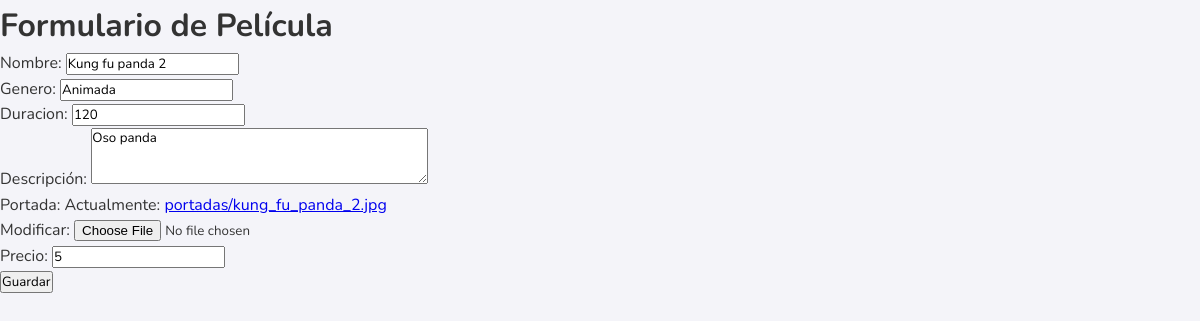
The app's page /pelicula/2/editar/, older data.
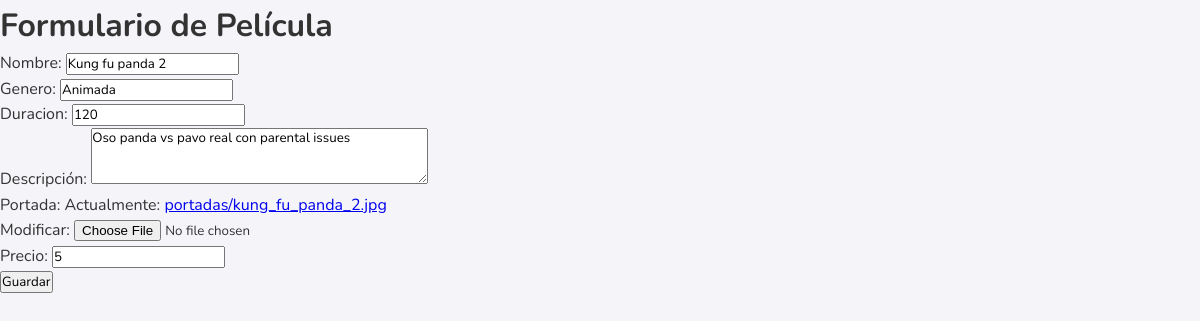
The same page, newer data.
### Registro/models.py (models this page shows, shortened)
class Pelicula(models.Model):
    nombre = models.CharField(max_length=100)
    genero = models.CharField(max_length=50)
    duracion = models.IntegerField()
    descripcion = models.TextField()
    portada = models.ImageField(upload_to="portadas/")
    precio = models.PositiveIntegerField(
        default=0, validators=[MinValueValidator(0), MaxValueValidator(999999)]
    )

### Registro/views.py (the view)
# urls.py: path("pelicula/<int:pk>/editar/", views.PeliculaUpdate.as_view(), name="pelicula_update"),
class PeliculaUpdate(UpdateView):
    model = Pelicula
    form_class = PeliculaForm
    template_name = "pelicula_form.html"
    success_url = reverse_lazy("pelicula_list")

### Registro/forms.py
class PeliculaForm(forms.ModelForm):
    class Meta:
        model = Pelicula
        fields = ["nombre", "genero", "duracion", "descripcion", "portada", "precio"]
        labels = {
            "descripcion": "Descripción",
        }
        widgets = {
            "descripcion": forms.Textarea(attrs={"class": "form-control", "rows": 3}),
        }
    def __init__(self, *args, **kwargs):
        super().__init__(*args, **kwargs)
        self.fields["descripcion"].widget.attrs.update(
            {
                "class": "form-control",
                "rows": 3,
                "id": "id_descripcion",
                "placeholder": "Ingrese la descripción aquí",  # Ejemplo de placeholder
            }
        )
        self.fields["descripcion"].label = "Descripción"
        self.fields["descripcion"].widget.attrs.update(
            {"class": "label-descripcion"}
        )  # Aplica la clase CSS al label

### templates/pelicula_form.html (shortened to what this page needs)
{% load static %}
<!DOCTYPE html>
<html lang="en">
  <head>
    <link href="{% static 'css/stylescrud.css' %}" rel="stylesheet">
  </head>
  <body>
    <h1>Formulario de Película</h1>
    <form method="post">
      {% csrf_token %} {{ form.as_p }}
      <button type="submit">Guardar</button>
    </form>
  </body>
</html>

Row changes from the older to the newer data that the page shows:
changed Pelicula "Kung fu panda 2": descripcion "Oso panda" → "Oso panda vs pavo real con parental issues"
